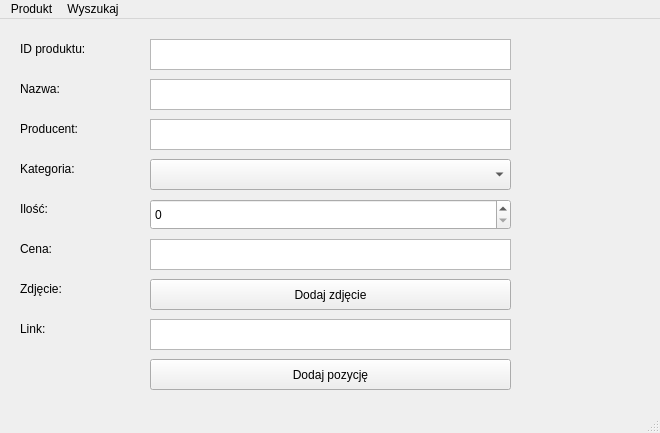
<?xml version="1.0" encoding="UTF-8"?>
<ui version="4.0">
 <class>MainWindow</class>
 <widget class="QMainWindow" name="MainWindow">
  <property name="geometry">
   <rect>
    <x>0</x>
    <y>0</y>
    <width>660</width>
    <height>433</height>
   </rect>
  </property>
  <property name="windowTitle">
   <string>MainWindow</string>
  </property>
  <widget class="QWidget" name="centralwidget">
   <widget class="QStackedWidget" name="stackedWidget">
    <property name="geometry">
     <rect>
      <x>0</x>
      <y>0</y>
      <width>801</width>
      <height>391</height>
     </rect>
    </property>
    <widget class="QWidget" name="page">
     <widget class="QTextEdit" name="id_edit">
      <property name="geometry">
       <rect>
        <x>150</x>
        <y>20</y>
        <width>361</width>
        <height>31</height>
       </rect>
      </property>
     </widget>
     <widget class="QTextEdit" name="nazwa_edit">
      <property name="geometry">
       <rect>
        <x>150</x>
        <y>60</y>
        <width>361</width>
        <height>31</height>
       </rect>
      </property>
     </widget>
     <widget class="QTextEdit" name="producent_edit">
      <property name="geometry">
       <rect>
        <x>150</x>
        <y>100</y>
        <width>361</width>
        <height>31</height>
       </rect>
      </property>
     </widget>
     <widget class="QPushButton" name="dodaj_produkt">
      <property name="geometry">
       <rect>
        <x>150</x>
        <y>340</y>
        <width>361</width>
        <height>31</height>
       </rect>
      </property>
      <property name="text">
       <string>Dodaj pozycję</string>
      </property>
     </widget>
     <widget class="QLabel" name="id_label">
      <property name="geometry">
       <rect>
        <x>20</x>
        <y>20</y>
        <width>111</width>
        <height>20</height>
       </rect>
      </property>
      <property name="text">
       <string>ID produktu:</string>
      </property>
     </widget>
     <widget class="QLabel" name="nazwa_label">
      <property name="geometry">
       <rect>
        <x>20</x>
        <y>60</y>
        <width>111</width>
        <height>20</height>
       </rect>
      </property>
      <property name="text">
       <string>Nazwa:</string>
      </property>
     </widget>
     <widget class="QLabel" name="producent_label">
      <property name="geometry">
       <rect>
        <x>20</x>
        <y>100</y>
        <width>111</width>
        <height>20</height>
       </rect>
      </property>
      <property name="text">
       <string>Producent:</string>
      </property>
     </widget>
     <widget class="QLabel" name="kategoria_label">
      <property name="geometry">
       <rect>
        <x>20</x>
        <y>140</y>
        <width>111</width>
        <height>20</height>
       </rect>
      </property>
      <property name="text">
       <string>Kategoria:</string>
      </property>
     </widget>
     <widget class="QTextEdit" name="cena_edit">
      <property name="geometry">
       <rect>
        <x>150</x>
        <y>220</y>
        <width>361</width>
        <height>31</height>
       </rect>
      </property>
     </widget>
     <widget class="QLabel" name="ilosc_label">
      <property name="geometry">
       <rect>
        <x>20</x>
        <y>180</y>
        <width>111</width>
        <height>20</height>
       </rect>
      </property>
      <property name="text">
       <string>Ilość:</string>
      </property>
     </widget>
     <widget class="QLabel" name="cena_label">
      <property name="geometry">
       <rect>
        <x>20</x>
        <y>220</y>
        <width>111</width>
        <height>20</height>
       </rect>
      </property>
      <property name="text">
       <string>Cena:</string>
      </property>
     </widget>
     <widget class="QTextEdit" name="link_edit">
      <property name="geometry">
       <rect>
        <x>150</x>
        <y>300</y>
        <width>361</width>
        <height>31</height>
       </rect>
      </property>
     </widget>
     <widget class="QLabel" name="zdjecie_label">
      <property name="geometry">
       <rect>
        <x>20</x>
        <y>260</y>
        <width>111</width>
        <height>20</height>
       </rect>
      </property>
      <property name="text">
       <string>Zdjęcie:</string>
      </property>
     </widget>
     <widget class="QLabel" name="link_label">
      <property name="geometry">
       <rect>
        <x>20</x>
        <y>300</y>
        <width>111</width>
        <height>20</height>
       </rect>
      </property>
      <property name="text">
       <string>Link:</string>
      </property>
     </widget>
     <widget class="QComboBox" name="kategoria_box">
      <property name="geometry">
       <rect>
        <x>150</x>
        <y>140</y>
        <width>361</width>
        <height>31</height>
       </rect>
      </property>
     </widget>
     <widget class="QSpinBox" name="ilosc_box">
      <property name="geometry">
       <rect>
        <x>150</x>
        <y>180</y>
        <width>361</width>
        <height>31</height>
       </rect>
      </property>
     </widget>
     <widget class="QPushButton" name="pushButton">
      <property name="geometry">
       <rect>
        <x>150</x>
        <y>260</y>
        <width>361</width>
        <height>31</height>
       </rect>
      </property>
      <property name="text">
       <string>Dodaj zdjęcie</string>
      </property>
     </widget>
    </widget>
    <widget class="QWidget" name="page_2"/>
   </widget>
  </widget>
  <widget class="QMenuBar" name="menuBar">
   <property name="geometry">
    <rect>
     <x>0</x>
     <y>0</y>
     <width>660</width>
     <height>26</height>
    </rect>
   </property>
   <widget class="QMenu" name="menuOpcje">
    <property name="title">
     <string>Produkt</string>
    </property>
    <addaction name="actionDodaj_nowy"/>
    <addaction name="actionEdytuj"/>
    <addaction name="actionUsu"/>
    <addaction name="separator"/>
    <addaction name="actionZako_cz"/>
   </widget>
   <widget class="QMenu" name="menuZnajd">
    <property name="title">
     <string>Wyszukaj</string>
    </property>
    <addaction name="actionZnajd_produkt"/>
    <addaction name="separator"/>
    <addaction name="actionPoka_wszystkie"/>
   </widget>
   <addaction name="menuOpcje"/>
   <addaction name="menuZnajd"/>
  </widget>
  <widget class="QStatusBar" name="statusBar"/>
  <action name="actionDodaj_nowy">
   <property name="text">
    <string>Dodaj nowy</string>
   </property>
  </action>
  <action name="actionEdytuj">
   <property name="text">
    <string>Edytuj</string>
   </property>
  </action>
  <action name="actionUsu">
   <property name="text">
    <string>Usuń</string>
   </property>
  </action>
  <action name="actionZnajd_produkt">
   <property name="text">
    <string>Znajdź produkt</string>
   </property>
  </action>
  <action name="actionPoka_wszystkie">
   <property name="text">
    <string>Pokaż wszystkie</string>
   </property>
  </action>
  <action name="actionZako_cz">
   <property name="text">
    <string>Zakończ</string>
   </property>
  </action>
 </widget>
 <resources/>
 <connections/>
</ui>
